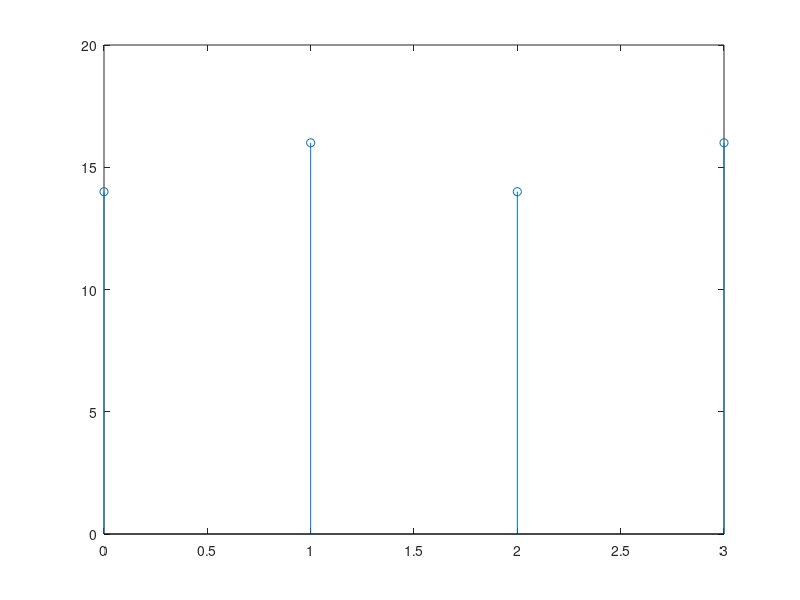

Here is the MATLAB script that generated this plot:
clc;
clear;
close;
x=[1,2,3,4];
h=[2,1,2,1];
N=max(length(x),length(h));
for n=0:N-1
y(n+1)=0;
for k=0:N-1
i=n-k;
if i<0
i=i+N;
end
y(n+1)=y(n+1)+(h(k+1)*x(i+1));
end
 end
disp(y)
n1=0:N-1
stem(n1,y);